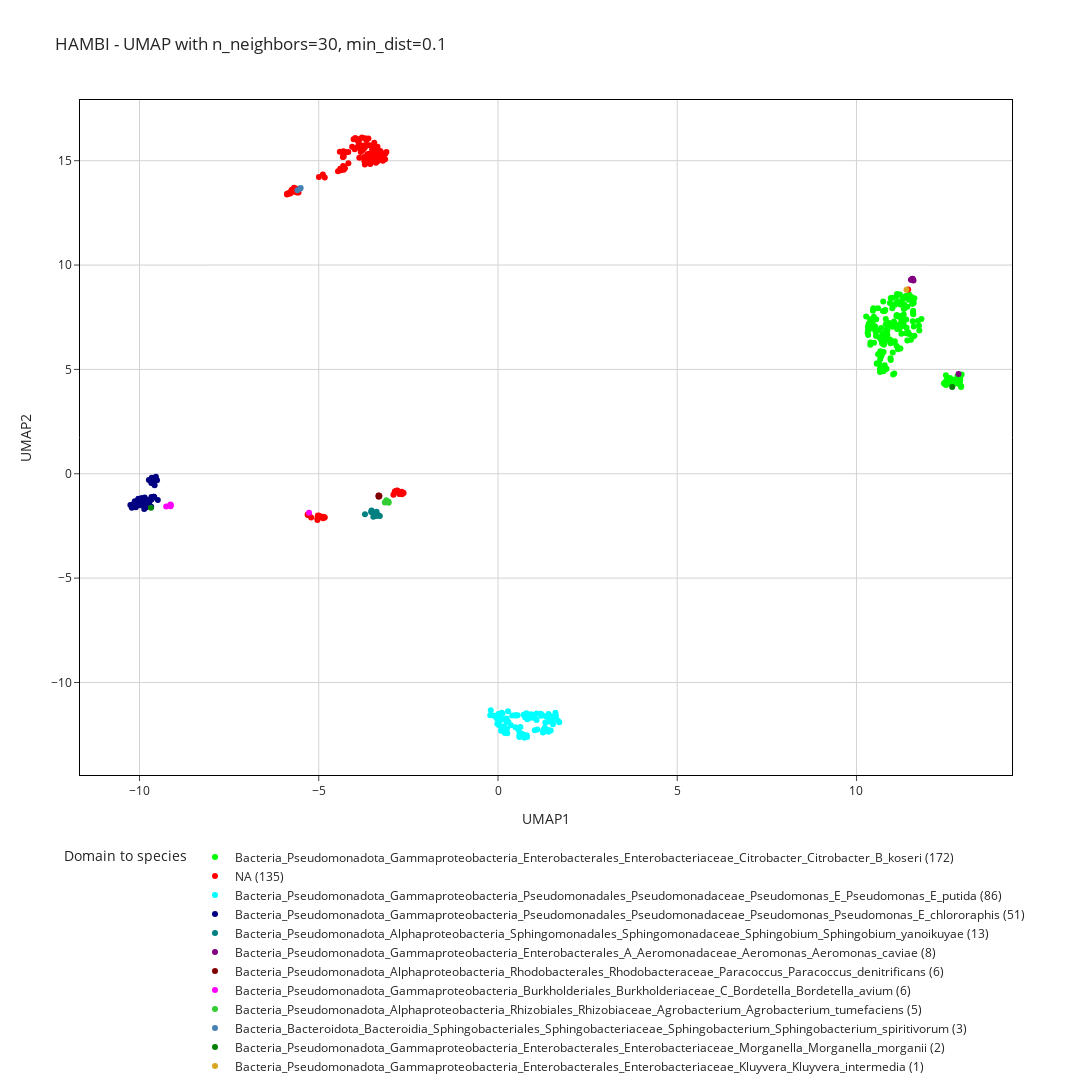

This figure's notebook cell:
### Code cell
n_neighbors = [30]
min_dist = [0.1]

# 100
#color_dict = ["#00FF00", "#FF0000", "#00FFFF", "#000080", "#FF00FF", "#800000", "#0000FF", "#008000", "#FFFF00",
#    "#008080", "#800080", "#808000", "#32CD32", "#4682B4", "#DAA520"]

# 200
#color_dict = ["#00FF00", "#FF0000", "#00FFFF", "#000080", "#FF00FF", "#008080", "#800000", "#800080", "#008000",
#             "#0000FF", "#32CD32", "#FFFF00", "#4682B4", "#DAA520"]

# 500
color_dict = ["#00FF00", "#FF0000", "#00FFFF", "#000080", "#008080", "#800080", "#800000", "#FF00FF", "#32CD32",
             "#4682B4", "#008000", "#DAA520"]

custom_colors = color_dict

for n in n_neighbors:
    for m in min_dist:
        reducer = umap.UMAP(n_neighbors=n, min_dist=m, random_state=seed)
        embedding = reducer.fit_transform(df_top150_mod_counts.iloc[:, :-18])
        top150_mod_counts_UMAP_df  = pd.DataFrame({
            'UMAP1': embedding[:, 0],
            'UMAP2': embedding[:, 1],
            'Domain to species': df_top150_mod_counts['Domain to species'],
            'Domain to genus': df_top150_mod_counts['Domain to genus'],
            'element': df_top150_mod_counts['element'],
            'contig': df_top150_mod_counts.index,
        })
        # clustering k defined choosing the k by looking at the UMAP 
        kmeans = KMeans(n_clusters=11, random_state=seed)
        
        k_labels = kmeans.fit_predict(embedding)
        
        top150_mod_counts_UMAP_df['cluster'] = k_labels
        
        column = 'Domain to species'
        top150_mod_counts_UMAP_df['Domain to species'] = top150_mod_counts_UMAP_df['Domain to species'].fillna('NA')

        value_counts = top150_mod_counts_UMAP_df[column].value_counts().to_dict()

        top150_mod_counts_UMAP_df[f'{column}_with_counts'] = top150_mod_counts_UMAP_df[column].apply(lambda x: f'{x} ({value_counts[x]})')

        top150_mod_counts_UMAP_df['count'] = top150_mod_counts_UMAP_df[column].map(value_counts)
        top150_mod_counts_UMAP_df = top150_mod_counts_UMAP_df.sort_values(by=['count'], ascending=False)

        top150_mod_counts_UMAP_df[f'{column}_with_counts'] = pd.Categorical(
            top150_mod_counts_UMAP_df[f'{column}_with_counts'],
            categories=top150_mod_counts_UMAP_df[f'{column}_with_counts'].unique(),
            ordered=True
        )
        
        fig = px.scatter(top150_mod_counts_UMAP_df, 
                            x='UMAP1', 
                            y='UMAP2', 
                            labels={f'{column}_with_counts': column},
                            color=f'{column}_with_counts', 
                            title=f' HAMBI - UMAP with n_neighbors={n}, min_dist={m}', 
                            color_discrete_sequence=custom_colors,
                            hover_data={'cluster': True, 'Domain to species': True, 'Domain to genus': True, 'element': True, 'contig': True} )
        title = f' HAMBI - UMAP with n_neighbors={n}, min_dist={m}'
        fig.update_layout(
            height=1700,
            width=1200,
            title_text=title,
            showlegend=True,
            legend=dict(
                x=0.5,
                y=-0.1,
                traceorder="normal",
                xanchor='center',
                yanchor='top',
                orientation='h'
            ),
            template='simple_white',
            xaxis=dict(
                showgrid=True,
                gridcolor='lightgray',
                zeroline=False,
                showline=True,  
                linecolor='black', 
                linewidth=1,
                mirror=True
            ),
            yaxis=dict(
                showgrid=True,
                gridcolor='lightgray',
                zeroline=False,
                showline=True,
                linecolor='black',
                linewidth=1,
                mirror=True
            )
        )
        fig.show()
        #fig.write_image(f'UMAP_HAMBI_top150_features/UMAP_{n}_{m}_filtered_by_100_mod_counts.png')
        #fig.write_html(f'UMAP_HAMBI_top150_features/UMAP_{n}_{m}_filtered_by_100_mod_counts.html')
        #fig.write_image(f'UMAP_HAMBI_top150_features/UMAP_{n}_{m}_filtered_by_200_mod_counts.png')
        #fig.write_html(f'UMAP_HAMBI_top150_features/UMAP_{n}_{m}_filtered_by_200_mod_counts.html')
        fig.write_image(f'UMAP_HAMBI_top150_features/UMAP_{n}_{m}_filtered_by_500_mod_counts.png')
        fig.write_html(f'UMAP_HAMBI_top150_features/UMAP_{n}_{m}_filtered_by_500_mod_counts.html')

### Figure 1 — Plotly figure (JSON) as saved in the notebook; plotly's stock layout.template omitted (floating-point values rounded to 4 significant figures; data arrays with more than 128 entries replaced by an {"elided": "..."} marker saying what was removed)
{"data": [{"customdata": {"elided": "172x5 mixed values"}, "hovertemplate": "Domain to species=%{customdata[1]}<br>UMAP1=%{x}<br>UMAP2=%{y}<br>cluster=%{customdata[0]}<br>Domain to genus=%{customdata[2]}<br>element=%{customdata[3]}<br>contig=%{customdata[4]}<extra></extra>", "legendgroup": "Bacteria_Pseudomonadota_Gammaproteobacteria_Enterobacterales_Enterobacteriaceae_Citrobacter_Citrobacter_B_koseri (172)", "marker": {"color": "#00FF00", "symbol": "circle"}, "mode": "markers", "name": "Bacteria_Pseudomonadota_Gammaproteobacteria_Enterobacterales_Enterobacteriaceae_Citrobacter_Citrobacter_B_koseri (172)", "orientation": "v", "showlegend": true, "type": "scatter", "x": {"elided": "172 float values"}, "xaxis": "x", "y": {"elided": "172 float values"}, "yaxis": "y"}, {"customdata": {"elided": "135x5 mixed values"}, "hovertemplate": "Domain to species=%{customdata[1]}<br>UMAP1=%{x}<br>UMAP2=%{y}<br>cluster=%{customdata[0]}<br>Domain to genus=%{customdata[2]}<br>element=%{customdata[3]}<br>contig=%{customdata[4]}<extra></extra>", "legendgroup": "NA (135)", "marker": {"color": "#FF0000", "symbol": "circle"}, "mode": "markers", "name": "NA (135)", "orientation": "v", "showlegend": true, "type": "scatter", "x": {"elided": "135 float values"}, "xaxis": "x", "y": {"elided": "135 float values"}, "yaxis": "y"}, {"customdata": {"elided": "86x5 mixed values"}, "hovertemplate": "Domain to species=%{customdata[1]}<br>UMAP1=%{x}<br>UMAP2=%{y}<br>cluster=%{customdata[0]}<br>Domain to genus=%{customdata[2]}<br>element=%{customdata[3]}<br>contig=%{customdata[4]}<extra></extra>", "legendgroup": "Bacteria_Pseudomonadota_Gammaproteobacteria_Pseudomonadales_Pseudomonadaceae_Pseudomonas_E_Pseudomonas_E_putida (86)", "marker": {"color": "#00FFFF", "symbol": "circle"}, "mode": "markers", "name": "Bacteria_Pseudomonadota_Gammaproteobacteria_Pseudomonadales_Pseudomonadaceae_Pseudomonas_E_Pseudomonas_E_putida (86)", "orientation": "v", "showlegend": true, "type": "scatter", "x": [0.4862, 1.34, 0.2919, 1.533, 1.473, 0.7193, 0.2578, 0.0943, 0.1029, 1.233, 1.012, 1.322, 1.589, 0.3592, 1.255, 0.4981, 0.05427, 0.1579, 0.8102, 0.008216, 0.1214, 1.193, 0.4796, 1.603, 0.5936, 0.9138, 0.1381, 1.617, 0.2188, 0.8015, 0.2378, 0.6588, 1.407, 0.6239, 1.672, 0.04499, 0.5618, 0.7271, 1.427, 0.9182, -0.02044, 0.692, 0.192, -0.2021, 1.096, 1.018, 0.7546, 1.471, 1.077, 0.6573, -0.0383, 0.7322, 0.08751, 0.597, 0.5983, 0.2167, 0.229, 1.4, 0.3969, -0.2153, 0.1793, 1.309, 1.501, 0.2495, 0.746, 0.02206, 1.271, 0.2424, 1.213, 1.4, 0.817, -0.1363, 1.409, 1.076, 0.7496, 1.533, 1.709, 0.5488, 0.2812, 1.255, 1.605, 0.7934, 1.182, 1.025, 1.402, 0.7999], "xaxis": "x", "y": [-12.14, -11.63, -11.9, -11.72, -11.62, -11.55, -12.43, -12.25, -11.45, -11.57, -11.56, -11.91, -11.63, -12.05, -12.32, -11.58, -11.57, -11.76, -12.61, -11.51, -11.48, -11.6, -11.57, -11.46, -12.55, -11.69, -12.11, -11.61, -12.24, -11.59, -11.89, -12.47, -12.37, -12.14, -11.83, -11.85, -12.22, -11.55, -11.72, -11.53, -11.98, -12.48, -12.42, -11.33, -12.26, -11.7, -11.67, -12.31, -11.49, -12.52, -11.71, -12.64, -12.31, -12.37, -12.61, -12.35, -12.4, -11.87, -11.58, -11.57, -12.14, -12.16, -11.86, -12.23, -12.63, -12.03, -12.26, -11.72, -11.52, -12.28, -11.76, -11.58, -11.51, -11.8, -12.55, -12.0, -11.91, -11.57, -11.38, -12.4, -11.72, -11.47, -11.5, -12.28, -12.31, -12.53], "yaxis": "y"}, {"customdata": {"elided": "51x5 mixed values"}, "hovertemplate": "Domain to species=%{customdata[1]}<br>UMAP1=%{x}<br>UMAP2=%{y}<br>cluster=%{customdata[0]}<br>Domain to genus=%{customdata[2]}<br>element=%{customdata[3]}<br>contig=%{customdata[4]}<extra></extra>", "legendgroup": "Bacteria_Pseudomonadota_Gammaproteobacteria_Pseudomonadales_Pseudomonadaceae_Pseudomonas_Pseudomonas_E_chlororaphis (51)", "marker": {"color": "#000080", "symbol": "circle"}, "mode": "markers", "name": "Bacteria_Pseudomonadota_Gammaproteobacteria_Pseudomonadales_Pseudomonadaceae_Pseudomonas_Pseudomonas_E_chlororaphis (51)", "orientation": "v", "showlegend": true, "type": "scatter", "x": [-10.1, -10.21, -9.599, -9.74, -9.869, -10.26, -10.03, -9.935, -9.923, -9.549, -9.981, -9.544, -9.605, -9.934, -9.945, -9.865, -9.579, -9.606, -9.67, -9.642, -9.672, -9.67, -9.876, -9.729, -9.577, -10.21, -9.49, -9.664, -9.614, -9.659, -9.667, -10.03, -9.828, -9.587, -9.828, -9.73, -9.715, -9.671, -10.16, -9.751, -9.512, -9.675, -10.16, -10.1, -9.982, -9.905, -9.857, -9.63, -10.11, -9.823, -10.13], "xaxis": "x", "y": [-1.603, -1.629, -1.105, -0.3, -1.683, -1.499, -1.211, -1.16, -1.46, -0.2345, -1.503, -0.1395, -0.2401, -1.228, -1.274, -1.457, -0.5542, -1.1, -0.3144, -0.2569, -0.3719, -0.2537, -1.273, -1.477, -0.3425, -1.554, -1.256, -1.228, -0.4722, -0.1878, -1.107, -1.195, -1.59, -1.128, -1.217, -1.256, -1.307, -0.4482, -1.506, -1.529, -0.3068, -1.581, -1.451, -1.402, -1.277, -1.219, -1.132, -0.324, -1.532, -1.615, -1.318], "yaxis": "y"}, {"customdata": [[6, "Bacteria_Pseudomonadota_Alphaproteobacteria_Sphingomonadales_Sphingomonadaceae_Sphingobium_Sphingobium_yanoikuyae", "Bacteria_Pseudomonadota_Alphaproteobacteria_Sphingomonadales_Sphingomonadaceae_Sphingobium", "chromosome", "bcAd1037T--bcAd1037T_ptg000049l"], [6, "Bacteria_Pseudomonadota_Alphaproteobacteria_Sphingomonadales_Sphingomonadaceae_Sphingobium_Sphingobium_yanoikuyae", "Bacteria_Pseudomonadota_Alphaproteobacteria_Sphingomonadales_Sphingomonadaceae_Sphingobium", "chromosome", "bcAd1037T--bcAd1037T_ptg000012l"], [6, "Bacteria_Pseudomonadota_Alphaproteobacteria_Sphingomonadales_Sphingomonadaceae_Sphingobium_Sphingobium_yanoikuyae", "Bacteria_Pseudomonadota_Alphaproteobacteria_Sphingomonadales_Sphingomonadaceae_Sphingobium", "chromosome", "bcAd1037T--bcAd1037T_ptg000005l"], [6, "Bacteria_Pseudomonadota_Alphaproteobacteria_Sphingomonadales_Sphingomonadaceae_Sphingobium_Sphingobium_yanoikuyae", "Bacteria_Pseudomonadota_Alphaproteobacteria_Sphingomonadales_Sphingomonadaceae_Sphingobium", "chromosome", "bcAd1037T--bcAd1037T_ptg000016l"], [6, "Bacteria_Pseudomonadota_Alphaproteobacteria_Sphingomonadales_Sphingomonadaceae_Sphingobium_Sphingobium_yanoikuyae", "Bacteria_Pseudomonadota_Alphaproteobacteria_Sphingomonadales_Sphingomonadaceae_Sphingobium", "chromosome", "bcAd1037T--bcAd1037T_ptg000054l"], [6, "Bacteria_Pseudomonadota_Alphaproteobacteria_Sphingomonadales_Sphingomonadaceae_Sphingobium_Sphingobium_yanoikuyae", "Bacteria_Pseudomonadota_Alphaproteobacteria_Sphingomonadales_Sphingomonadaceae_Sphingobium", "chromosome", "bcAd1039T--bcAd1039T_ptg000007l"], [6, "Bacteria_Pseudomonadota_Alphaproteobacteria_Sphingomonadales_Sphingomonadaceae_Sphingobium_Sphingobium_yanoikuyae", "Bacteria_Pseudomonadota_Alphaproteobacteria_Sphingomonadales_Sphingomonadaceae_Sphingobium", "chromosome", "bcAd1037T--bcAd1037T_ptg000009l"], [6, "Bacteria_Pseudomonadota_Alphaproteobacteria_Sphingomonadales_Sphingomonadaceae_Sphingobium_Sphingobium_yanoikuyae", "Bacteria_Pseudomonadota_Alphaproteobacteria_Sphingomonadales_Sphingomonadaceae_Sphingobium", "plasmid_unnamed02", "bcAd1037T--bcAd1037T_ptg000201l"], [6, "Bacteria_Pseudomonadota_Alphaproteobacteria_Sphingomonadales_Sphingomonadaceae_Sphingobium_Sphingobium_yanoikuyae", "Bacteria_Pseudomonadota_Alphaproteobacteria_Sphingomonadales_Sphingomonadaceae_Sphingobium", "chromosome", "bcAd1037T--bcAd1037T_ptg000051l"], [6, "Bacteria_Pseudomonadota_Alphaproteobacteria_Sphingomonadales_Sphingomonadaceae_Sphingobium_Sphingobium_yanoikuyae", "Bacteria_Pseudomonadota_Alphaproteobacteria_Sphingomonadales_Sphingomonadaceae_Sphingobium", "chromosome", "bcAd1037T--bcAd1037T_ptg000026l"], [6, "Bacteria_Pseudomonadota_Alphaproteobacteria_Sphingomonadales_Sphingomonadaceae_Sphingobium_Sphingobium_yanoikuyae", "Bacteria_Pseudomonadota_Alphaproteobacteria_Sphingomonadales_Sphingomonadaceae_Sphingobium", "chromosome", "bcAd1037T--bcAd1037T_ptg000098l"], [6, "Bacteria_Pseudomonadota_Alphaproteobacteria_Sphingomonadales_Sphingomonadaceae_Sphingobium_Sphingobium_yanoikuyae", "Bacteria_Pseudomonadota_Alphaproteobacteria_Sphingomonadales_Sphingomonadaceae_Sphingobium", "chromosome", "bcAd1037T--bcAd1037T_ptg000110l"], [6, "Bacteria_Pseudomonadota_Alphaproteobacteria_Sphingomonadales_Sphingomonadaceae_Sphingobium_Sphingobium_yanoikuyae", "Bacteria_Pseudomonadota_Alphaproteobacteria_Sphingomonadales_Sphingomonadaceae_Sphingobium", "chromosome", "bcAd1037T--bcAd1037T_ptg000041l"]], "hovertemplate": "Domain to species=%{customdata[1]}<br>UMAP1=%{x}<br>UMAP2=%{y}<br>cluster=%{customdata[0]}<br>Domain to genus=%{customdata[2]}<br>element=%{customdata[3]}<br>contig=%{customdata[4]}<extra></extra>", "legendgroup": "Bacteria_Pseudomonadota_Alphaproteobacteria_Sphingomonadales_Sphingomonadaceae_Sphingobium_Sphingobium_yanoikuyae (13)", "marker": {"color": "#008080", "symbol": "circle"}, "mode": "markers", "name": "Bacteria_Pseudomonadota_Alphaproteobacteria_Sphingomonadales_Sphingomonadaceae_Sphingobium_Sphingobium_yanoikuyae (13)", "orientation": "v", "showlegend": true, "type": "scatter", "x": [-3.362, -3.394, -3.541, -3.405, -3.423, -3.353, -3.711, -3.387, -3.42, -3.297, -3.477, -3.528, -3.44], "xaxis": "x", "y": [-2.011, -1.998, -1.832, -1.965, -2.016, -1.959, -1.941, -1.815, -1.965, -2.024, -2.059, -1.759, -2.029], "yaxis": "y"}, {"customdata": [[5, "Bacteria_Pseudomonadota_Gammaproteobacteria_Enterobacterales_A_Aeromonadaceae_Aeromonas_Aeromonas_caviae", "Bacteria_Pseudomonadota_Gammaproteobacteria_Enterobacterales_A_Aeromonadaceae_Aeromonas", "chromosome", "bcAd1046T--bcAd1046T_ptg000035l"], [7, "Bacteria_Pseudomonadota_Gammaproteobacteria_Enterobacterales_A_Aeromonadaceae_Aeromonas_Aeromonas_caviae", "Bacteria_Pseudomonadota_Gammaproteobacteria_Enterobacterales_A_Aeromonadaceae_Aeromonas", "chromosome", "bcAd1037T--bcAd1037T_ptg000028l"], [7, "Bacteria_Pseudomonadota_Gammaproteobacteria_Enterobacterales_A_Aeromonadaceae_Aeromonas_Aeromonas_caviae", "Bacteria_Pseudomonadota_Gammaproteobacteria_Enterobacterales_A_Aeromonadaceae_Aeromonas", "chromosome", "bcAd1046T--bcAd1046T_ptg000010l"], [7, "Bacteria_Pseudomonadota_Gammaproteobacteria_Enterobacterales_A_Aeromonadaceae_Aeromonas_Aeromonas_caviae", "Bacteria_Pseudomonadota_Gammaproteobacteria_Enterobacterales_A_Aeromonadaceae_Aeromonas", "chromosome", "bcAd1037T--bcAd1037T_ptg000010l"], [7, "Bacteria_Pseudomonadota_Gammaproteobacteria_Enterobacterales_A_Aeromonadaceae_Aeromonas_Aeromonas_caviae", "Bacteria_Pseudomonadota_Gammaproteobacteria_Enterobacterales_A_Aeromonadaceae_Aeromonas", "chromosome", "bcAd1037T--bcAd1037T_ptg000032l"], [7, "Bacteria_Pseudomonadota_Gammaproteobacteria_Enterobacterales_A_Aeromonadaceae_Aeromonas_Aeromonas_caviae", "Bacteria_Pseudomonadota_Gammaproteobacteria_Enterobacterales_A_Aeromonadaceae_Aeromonas", "chromosome", "bcAd1037T--bcAd1037T_ptg000024l"], [7, "Bacteria_Pseudomonadota_Gammaproteobacteria_Enterobacterales_A_Aeromonadaceae_Aeromonas_Aeromonas_caviae", "Bacteria_Pseudomonadota_Gammaproteobacteria_Enterobacterales_A_Aeromonadaceae_Aeromonas", "chromosome", "bcAd1046T--bcAd1046T_ptg000019l"], [7, "Bacteria_Pseudomonadota_Gammaproteobacteria_Enterobacterales_A_Aeromonadaceae_Aeromonas_Aeromonas_caviae", "Bacteria_Pseudomonadota_Gammaproteobacteria_Enterobacterales_A_Aeromonadaceae_Aeromonas", "chromosome", "bcAd1063T--bcAd1063T_ptg000002c"]], "hovertemplate": "Domain to species=%{customdata[1]}<br>UMAP1=%{x}<br>UMAP2=%{y}<br>cluster=%{customdata[0]}<br>Domain to genus=%{customdata[2]}<br>element=%{customdata[3]}<br>contig=%{customdata[4]}<extra></extra>", "legendgroup": "Bacteria_Pseudomonadota_Gammaproteobacteria_Enterobacterales_A_Aeromonadaceae_Aeromonas_Aeromonas_caviae (8)", "marker": {"color": "#800080", "symbol": "circle"}, "mode": "markers", "name": "Bacteria_Pseudomonadota_Gammaproteobacteria_Enterobacterales_A_Aeromonadaceae_Aeromonas_Aeromonas_caviae (8)", "orientation": "v", "showlegend": true, "type": "scatter", "x": [12.85, 11.57, 11.55, 11.59, 11.54, 11.57, 11.52, 11.55], "xaxis": "x", "y": [4.785, 9.331, 9.308, 9.26, 9.292, 9.345, 9.293, 9.318], "yaxis": "y"}, {"customdata": [[6, "Bacteria_Pseudomonadota_Alphaproteobacteria_Rhodobacterales_Rhodobacteraceae_Paracoccus_Paracoccus_denitrificans", "Bacteria_Pseudomonadota_Alphaproteobacteria_Rhodobacterales_Rhodobacteraceae_Paracoccus", "plasmid_unnamed2", "bcAd1046T--bcAd1046T_ptg000016c"], [6, "Bacteria_Pseudomonadota_Alphaproteobacteria_Rhodobacterales_Rhodobacteraceae_Paracoccus_Paracoccus_denitrificans", "Bacteria_Pseudomonadota_Alphaproteobacteria_Rhodobacterales_Rhodobacteraceae_Paracoccus", "plasmid_unnamed1", "bcAd1063T--bcAd1063T_ptg000012c"], [6, "Bacteria_Pseudomonadota_Alphaproteobacteria_Rhodobacterales_Rhodobacteraceae_Paracoccus_Paracoccus_denitrificans", "Bacteria_Pseudomonadota_Alphaproteobacteria_Rhodobacterales_Rhodobacteraceae_Paracoccus", "chromosome", "bcAd1063T--bcAd1063T_ptg000011l"], [6, "Bacteria_Pseudomonadota_Alphaproteobacteria_Rhodobacterales_Rhodobacteraceae_Paracoccus_Paracoccus_denitrificans", "Bacteria_Pseudomonadota_Alphaproteobacteria_Rhodobacterales_Rhodobacteraceae_Paracoccus", "plasmid_unnamed1", "bcAd1046T--bcAd1046T_ptg000015l"], [6, "Bacteria_Pseudomonadota_Alphaproteobacteria_Rhodobacterales_Rhodobacteraceae_Paracoccus_Paracoccus_denitrificans", "Bacteria_Pseudomonadota_Alphaproteobacteria_Rhodobacterales_Rhodobacteraceae_Paracoccus", "chromosome", "bcAd1046T--bcAd1046T_ptg000014c"], [6, "Bacteria_Pseudomonadota_Alphaproteobacteria_Rhodobacterales_Rhodobacteraceae_Paracoccus_Paracoccus_denitrificans", "Bacteria_Pseudomonadota_Alphaproteobacteria_Rhodobacterales_Rhodobacteraceae_Paracoccus", "plasmid_unnamed2", "bcAd1063T--bcAd1063T_ptg000033c"]], "hovertemplate": "Domain to species=%{customdata[1]}<br>UMAP1=%{x}<br>UMAP2=%{y}<br>cluster=%{customdata[0]}<br>Domain to genus=%{customdata[2]}<br>element=%{customdata[3]}<br>contig=%{customdata[4]}<extra></extra>", "legendgroup": "Bacteria_Pseudomonadota_Alphaproteobacteria_Rhodobacterales_Rhodobacteraceae_Paracoccus_Paracoccus_denitrificans (6)", "marker": {"color": "#800000", "symbol": "circle"}, "mode": "markers", "name": "Bacteria_Pseudomonadota_Alphaproteobacteria_Rhodobacterales_Rhodobacteraceae_Paracoccus_Paracoccus_denitrificans (6)", "orientation": "v", "showlegend": true, "type": "scatter", "x": [-3.328, -3.325, -3.328, -3.315, -3.332, -3.309], "xaxis": "x", "y": [-1.088, -1.056, -1.091, -1.076, -1.036, -1.053], "yaxis": "y"}, {"customdata": [[4, "Bacteria_Pseudomonadota_Gammaproteobacteria_Burkholderiales_Burkholderiaceae_C_Bordetella_Bordetella_avium", "Bacteria_Pseudomonadota_Gammaproteobacteria_Burkholderiales_Burkholderiaceae_C_Bordetella", "chromosome", "bcAd1063T--bcAd1063T_ptg000030l"], [1, "Bacteria_Pseudomonadota_Gammaproteobacteria_Burkholderiales_Burkholderiaceae_C_Bordetella_Bordetella_avium", "Bacteria_Pseudomonadota_Gammaproteobacteria_Burkholderiales_Burkholderiaceae_C_Bordetella", "chromosome", "bcAd1063T--bcAd1063T_ptg000079l"], [4, "Bacteria_Pseudomonadota_Gammaproteobacteria_Burkholderiales_Burkholderiaceae_C_Bordetella_Bordetella_avium", "Bacteria_Pseudomonadota_Gammaproteobacteria_Burkholderiales_Burkholderiaceae_C_Bordetella", "chromosome", "bcAd1063T--bcAd1063T_ptg000016l"], [4, "Bacteria_Pseudomonadota_Gammaproteobacteria_Burkholderiales_Burkholderiaceae_C_Bordetella_Bordetella_avium", "Bacteria_Pseudomonadota_Gammaproteobacteria_Burkholderiales_Burkholderiaceae_C_Bordetella", "chromosome", "bcAd1037T--bcAd1037T_ptg000120l"], [4, "Bacteria_Pseudomonadota_Gammaproteobacteria_Burkholderiales_Burkholderiaceae_C_Bordetella_Bordetella_avium", "Bacteria_Pseudomonadota_Gammaproteobacteria_Burkholderiales_Burkholderiaceae_C_Bordetella", "chromosome", "bcAd1037T--bcAd1037T_ptg000271l"], [4, "Bacteria_Pseudomonadota_Gammaproteobacteria_Burkholderiales_Burkholderiaceae_C_Bordetella_Bordetella_avium", "Bacteria_Pseudomonadota_Gammaproteobacteria_Burkholderiales_Burkholderiaceae_C_Bordetella", "chromosome", "bcAd1063T--bcAd1063T_ptg000069l"]], "hovertemplate": "Domain to species=%{customdata[1]}<br>UMAP1=%{x}<br>UMAP2=%{y}<br>cluster=%{customdata[0]}<br>Domain to genus=%{customdata[2]}<br>element=%{customdata[3]}<br>contig=%{customdata[4]}<extra></extra>", "legendgroup": "Bacteria_Pseudomonadota_Gammaproteobacteria_Burkholderiales_Burkholderiaceae_C_Bordetella_Bordetella_avium (6)", "marker": {"color": "#FF00FF", "symbol": "circle"}, "mode": "markers", "name": "Bacteria_Pseudomonadota_Gammaproteobacteria_Burkholderiales_Burkholderiaceae_C_Bordetella_Bordetella_avium (6)", "orientation": "v", "showlegend": true, "type": "scatter", "x": [-9.134, -5.272, -9.134, -9.127, -9.257, -9.15], "xaxis": "x", "y": [-1.472, -1.867, -1.561, -1.513, -1.563, -1.51], "yaxis": "y"}, {"customdata": [[6, "Bacteria_Pseudomonadota_Alphaproteobacteria_Rhizobiales_Rhizobiaceae_Agrobacterium_Agrobacterium_tumefaciens", "Bacteria_Pseudomonadota_Alphaproteobacteria_Rhizobiales_Rhizobiaceae_Agrobacterium", "plasmid_unnamed", "bcAd1037T--bcAd1037T_ptg000004l"], [6, "Bacteria_Pseudomonadota_Alphaproteobacteria_Rhizobiales_Rhizobiaceae_Agrobacterium_Agrobacterium_tumefaciens", "Bacteria_Pseudomonadota_Alphaproteobacteria_Rhizobiales_Rhizobiaceae_Agrobacterium", "plasmid_unnamed", "bcAd1039T--bcAd1039T_ptg000097l"], [6, "Bacteria_Pseudomonadota_Alphaproteobacteria_Rhizobiales_Rhizobiaceae_Agrobacterium_Agrobacterium_tumefaciens", "Bacteria_Pseudomonadota_Alphaproteobacteria_Rhizobiales_Rhizobiaceae_Agrobacterium", "chromosome_2", "bcAd1037T--bcAd1037T_ptg000002l"], [6, "Bacteria_Pseudomonadota_Alphaproteobacteria_Rhizobiales_Rhizobiaceae_Agrobacterium_Agrobacterium_tumefaciens", "Bacteria_Pseudomonadota_Alphaproteobacteria_Rhizobiales_Rhizobiaceae_Agrobacterium", "chromosome_2", "bcAd1039T--bcAd1039T_ptg000020l"], [6, "Bacteria_Pseudomonadota_Alphaproteobacteria_Rhizobiales_Rhizobiaceae_Agrobacterium_Agrobacterium_tumefaciens", "Bacteria_Pseudomonadota_Alphaproteobacteria_Rhizobiales_Rhizobiaceae_Agrobacterium", "chromosome_1", "bcAd1039T--bcAd1039T_ptg000013l"]], "hovertemplate": "Domain to species=%{customdata[1]}<br>UMAP1=%{x}<br>UMAP2=%{y}<br>cluster=%{customdata[0]}<br>Domain to genus=%{customdata[2]}<br>element=%{customdata[3]}<br>contig=%{customdata[4]}<extra></extra>", "legendgroup": "Bacteria_Pseudomonadota_Alphaproteobacteria_Rhizobiales_Rhizobiaceae_Agrobacterium_Agrobacterium_tumefaciens (5)", "marker": {"color": "#32CD32", "symbol": "circle"}, "mode": "markers", "name": "Bacteria_Pseudomonadota_Alphaproteobacteria_Rhizobiales_Rhizobiaceae_Agrobacterium_Agrobacterium_tumefaciens (5)", "orientation": "v", "showlegend": true, "type": "scatter", "x": [-3.116, -3.06, -3.056, -3.157, -3.051], "xaxis": "x", "y": [-1.269, -1.339, -1.34, -1.377, -1.394], "yaxis": "y"}, {"customdata": [[8, "Bacteria_Bacteroidota_Bacteroidia_Sphingobacteriales_Sphingobacteriaceae_Sphingobacterium_Sphingobacterium_spiritivorum", "Bacteria_Bacteroidota_Bacteroidia_Sphingobacteriales_Sphingobacteriaceae_Sphingobacterium", "chromosome", "bcAd1037T--bcAd1037T_ptg000003l"], [8, "Bacteria_Bacteroidota_Bacteroidia_Sphingobacteriales_Sphingobacteriaceae_Sphingobacterium_Sphingobacterium_spiritivorum", "Bacteria_Bacteroidota_Bacteroidia_Sphingobacteriales_Sphingobacteriaceae_Sphingobacterium", "chromosome", "bcAd1039T--bcAd1039T_ptg000006l"], [8, "Bacteria_Bacteroidota_Bacteroidia_Sphingobacteriales_Sphingobacteriaceae_Sphingobacterium_Sphingobacterium_spiritivorum", "Bacteria_Bacteroidota_Bacteroidia_Sphingobacteriales_Sphingobacteriaceae_Sphingobacterium", "chromosome", "bcAd1023T--bcAd1023T_ptg000005c"]], "hovertemplate": "Domain to species=%{customdata[1]}<br>UMAP1=%{x}<br>UMAP2=%{y}<br>cluster=%{customdata[0]}<br>Domain to genus=%{customdata[2]}<br>element=%{customdata[3]}<br>contig=%{customdata[4]}<extra></extra>", "legendgroup": "Bacteria_Bacteroidota_Bacteroidia_Sphingobacteriales_Sphingobacteriaceae_Sphingobacterium_Sphingobacterium_spiritivorum (3)", "marker": {"color": "#4682B4", "symbol": "circle"}, "mode": "markers", "name": "Bacteria_Bacteroidota_Bacteroidia_Sphingobacteriales_Sphingobacteriaceae_Sphingobacterium_Sphingobacterium_spiritivorum (3)", "orientation": "v", "showlegend": true, "type": "scatter", "x": [-5.527, -5.504, -5.595], "xaxis": "x", "y": [13.66, 13.69, 13.59], "yaxis": "y"}, {"customdata": [[5, "Bacteria_Pseudomonadota_Gammaproteobacteria_Enterobacterales_Enterobacteriaceae_Morganella_Morganella_morganii", "Bacteria_Pseudomonadota_Gammaproteobacteria_Enterobacterales_Enterobacteriaceae_Morganella", "chromosome", "bcAd1039T--bcAd1039T_ptg000063l"], [4, "Bacteria_Pseudomonadota_Gammaproteobacteria_Enterobacterales_Enterobacteriaceae_Morganella_Morganella_morganii", "Bacteria_Pseudomonadota_Gammaproteobacteria_Enterobacterales_Enterobacteriaceae_Morganella", "chromosome", "bcAd1039T--bcAd1039T_ptg000094l"]], "hovertemplate": "Domain to species=%{customdata[1]}<br>UMAP1=%{x}<br>UMAP2=%{y}<br>cluster=%{customdata[0]}<br>Domain to genus=%{customdata[2]}<br>element=%{customdata[3]}<br>contig=%{customdata[4]}<extra></extra>", "legendgroup": "Bacteria_Pseudomonadota_Gammaproteobacteria_Enterobacterales_Enterobacteriaceae_Morganella_Morganella_morganii (2)", "marker": {"color": "#008000", "symbol": "circle"}, "mode": "markers", "name": "Bacteria_Pseudomonadota_Gammaproteobacteria_Enterobacterales_Enterobacteriaceae_Morganella_Morganella_morganii (2)", "orientation": "v", "showlegend": true, "type": "scatter", "x": [12.67, -9.682], "xaxis": "x", "y": [4.163, -1.629], "yaxis": "y"}, {"customdata": [[7, "Bacteria_Pseudomonadota_Gammaproteobacteria_Enterobacterales_Enterobacteriaceae_Kluyvera_Kluyvera_intermedia", "Bacteria_Pseudomonadota_Gammaproteobacteria_Enterobacterales_Enterobacteriaceae_Kluyvera", "chromosome", "bcAd1023T--bcAd1023T_ptg000008l"]], "hovertemplate": "Domain to species=%{customdata[1]}<br>UMAP1=%{x}<br>UMAP2=%{y}<br>cluster=%{customdata[0]}<br>Domain to genus=%{customdata[2]}<br>element=%{customdata[3]}<br>contig=%{customdata[4]}<extra></extra>", "legendgroup": "Bacteria_Pseudomonadota_Gammaproteobacteria_Enterobacterales_Enterobacteriaceae_Kluyvera_Kluyvera_intermedia (1)", "marker": {"color": "#DAA520", "symbol": "circle"}, "mode": "markers", "name": "Bacteria_Pseudomonadota_Gammaproteobacteria_Enterobacterales_Enterobacteriaceae_Kluyvera_Kluyvera_intermedia (1)", "orientation": "v", "showlegend": true, "type": "scatter", "x": [11.4], "xaxis": "x", "y": [8.811], "yaxis": "y"}], "layout": {"height": 1700, "legend": {"orientation": "h", "title": {"text": "Domain to species"}, "tracegroupgap": 0, "traceorder": "normal", "x": 0.5, "xanchor": "center", "y": -0.1, "yanchor": "top"}, "showlegend": true, "title": {"text": " HAMBI - UMAP with n_neighbors=30, min_dist=0.1"}, "width": 1200, "xaxis": {"anchor": "y", "autorange": true, "domain": [0, 1], "gridcolor": "lightgray", "linecolor": "black", "linewidth": 1, "mirror": true, "range": [-11.65, 14.33], "showgrid": true, "showline": true, "title": {"text": "UMAP1"}, "type": "linear", "zeroline": false}, "yaxis": {"anchor": "x", "autorange": true, "domain": [0, 1], "gridcolor": "lightgray", "linecolor": "black", "linewidth": 1, "mirror": true, "range": [-14.34, 17.82], "showgrid": true, "showline": true, "title": {"text": "UMAP2"}, "type": "linear", "zeroline": false}}}
